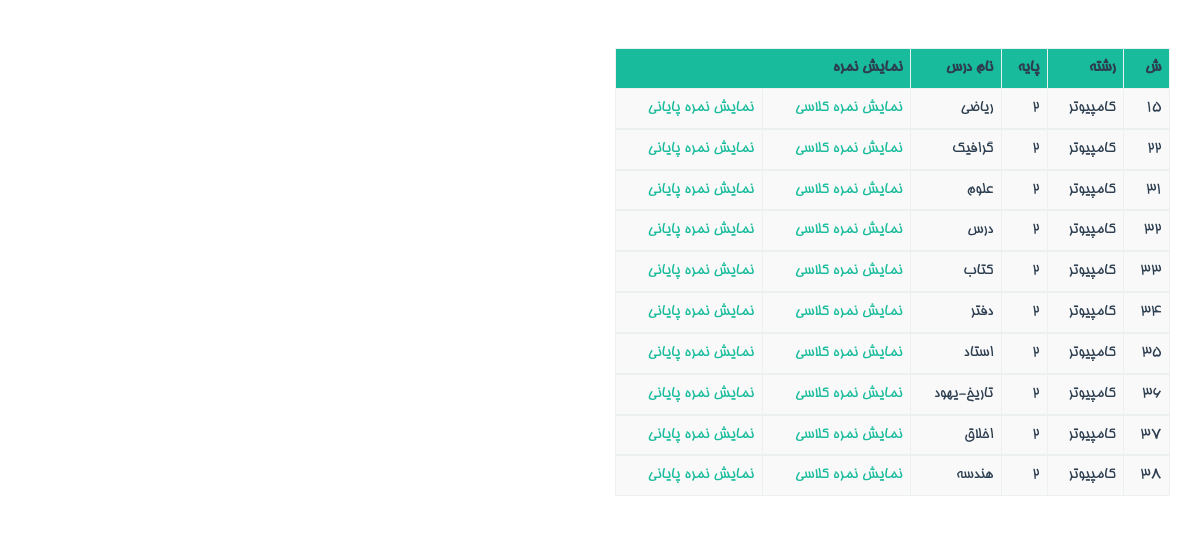
The page /students/show-dars.php?rid=کامپیوتر&pid=2&uname=user (signed in) on the database its author committed.
### tables this page shows
CREATE TABLE `dars` (
  `id` int(11) NOT NULL,
  `rid` varchar(255) NOT NULL,
  `pid` varchar(255) NOT NULL,
  `ostad` varchar(255) NOT NULL,
  `name` varchar(255) NOT NULL
);

### students/show-dars.php (the view, shortened to what this page needs)
<?php
include "../connect.php";
?>
<!doctype html>
<html>
<head>
<link rel="stylesheet" type="text/css" href="../css/style.css">
</head>
<body>
<div class="container"><br><br>
	<div class="row">
		<div class="col-md-6">
			<table class="table table-bordered table-striped">
				<thead class="bg-success">
					<tr>
						<th>ش</th>
						<th>رشته</th>
						<th>پایه</th>
                        <th>نام درس</th>
                        <th colspan="2">نمایش نمره</th>
					</tr>
				</thead>
                <?php
$query = "SELECT * FROM `dars` WHERE `rid`='".$_GET["rid"]."' && `pid`='".$_GET["pid"]."';";
				$result=$db->query($query);
				while($rows = $result->fetch_assoc()){
					echo "
				<tbody>
					<tr>
						<td>".$rows["id"]."</td>
						<td>".$rows["rid"]."</td>
						<td>".$rows["pid"]."</td>
						<td>".$rows["name"]."</td>
<td><a href=show-nomre.php?uname=".$_GET["uname"]."&dname=".$rows["name"].">نمایش نمره کلاسی</a></td>
<td><a href=payani.php?uname=".$_GET["uname"]."&dname=".$rows["name"].">نمایش نمره پایانی</a></td>
					</tr>
				</tbody>
					";
				}
				?>
			</table>
		</div>
		<div class="col-md-6"></div>
	</div>
</div>
</body>
</html>

### rows shown on the page
dars: id "15", rid "کامپیوتر", pid "2", name "ریاضی"
dars: id "22", rid "کامپیوتر", pid "2", name "گرافیک"
dars: id "31", rid "کامپیوتر", pid "2", name "علوم"
dars: id "32", rid "کامپیوتر", pid "2", name "درس"
dars: id "33", rid "کامپیوتر", pid "2", name "کتاب"
dars: id "34", rid "کامپیوتر", pid "2", name "دفتر"
dars: id "35", rid "کامپیوتر", pid "2", name "استاد"
dars: id "36", rid "کامپیوتر", pid "2", name "تاریخ-یهود"
dars: id "37", rid "کامپیوتر", pid "2", name "اخلاق"
dars: id "38", rid "کامپیوتر", pid "2", name "هندسه"
